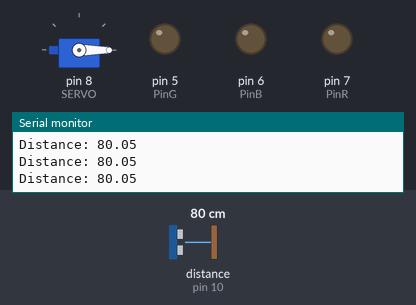
The sketch below on a simulated Arduino Uno, built with avr-gcc and run on an emulated ATmega328P. On the bench: servo, output pins drawn as LEDs (lit = HIGH), the last lines printed to the serial monitor. Wiring (inferred from the names in the program): ultrasonic range finder: trigger pin 11; echo pin 10. The test bench sets the inputs (shaded band); at power-on: distance to the obstacle (sensor on pin 10) 80 cm. The echo pulse lasts 58.3 µs per cm; pins used as bus, display or sensor lines are not drawn.

Above: at 1.2 s.
1.3 s: distance to the obstacle (sensor on pin 10) set to 12 cm
2.8 s: distance to the obstacle (sensor on pin 10) set to 9 cm
At 3.5 s:
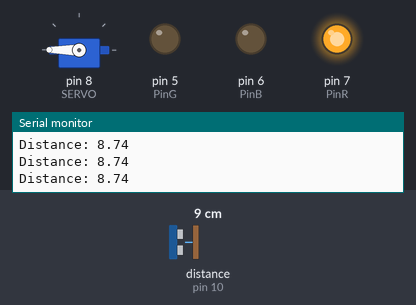
4.3 s: distance to the obstacle (sensor on pin 10) set to 13 cm
5.8 s: distance to the obstacle (sensor on pin 10) set to 16 cm
At 6.9 s:
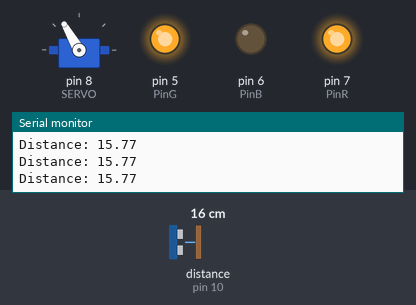
7.3 s: distance to the obstacle (sensor on pin 10) set to 23 cm
8.8 s: distance to the obstacle (sensor on pin 10) set to 27 cm
At 9.3 s:
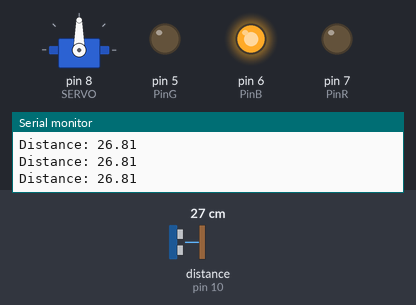
Timing chart, 0 to 11.3 s (numbered marks = the images above; inputs shaded):
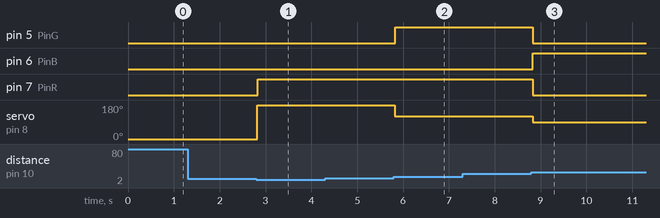

The sketch:

HC-SR04.ino
```cpp
#include <Servo.h>

#define TRIGGER 11 // trigger ultrasonic port
#define ECHO 10 // echo ultrasonic port
#define SERVO 8
#define PinR 7
#define PinB 6
#define PinG 5
#define SIZEOF(val) sizeof(val) / sizeof(val[0])

Servo servo;

typedef float decimal;

const decimal VELOCITY = 0.01723;  // sound velocity in centimeters
const int Pins[] = { PinR, PinG, PinB };

struct Ultrasonic {
    decimal DISTANCE;
    decimal DURATION;
};

void setup()
{
   	pinMode(ECHO, INPUT);
  	pinMode(TRIGGER, OUTPUT);

    for(int i = 0; i < SIZEOF   (Pins); i++)
    {
	   pinMode(Pins[i], OUTPUT);
    }

  	servo.attach(SERVO);
  	servo.write(0); // Init motor position 0
  	Serial.begin(9600);
}

void loop()
{
    Ultrasonic sound;

    digitalWrite(TRIGGER, LOW);
    delayMicroseconds(5);
    digitalWrite(TRIGGER, HIGH);
    delayMicroseconds(10);
    digitalWrite(TRIGGER, LOW);

   	sound.DURATION = pulseIn(ECHO, HIGH);
    sound.DISTANCE = sound.DURATION * VELOCITY;

    Serial.print("Distance: ");
  	Serial.println(sound.DISTANCE);

	if(sound.DISTANCE >= 40 && sound.DISTANCE < 75){
    	setPosition(45);
      	setColor(0, 255, 0);
    } else if(sound.DISTANCE >= 25 && sound.DISTANCE < 50) {
    	setPosition(90);
        setColor(0, 0, 255);
    } else if(sound.DISTANCE >= 15 && sound.DISTANCE < 25) {
      	setPosition(120);
      	setColor(255, 255, 0);
    } else if(sound.DISTANCE >= 5 && sound.DISTANCE < 10){
      	setPosition(180);
        setColor(255, 0, 0);
    }
}

int setColor(int red, int green, int blue)
{
    analogWrite(PinR, red);
    analogWrite(PinG, green);
    analogWrite(PinB, blue);
}

void setPosition(float pos)
{
	for(int i = 0; i < pos; i++)
    {
       servo.write(pos);
    }
}
```

Measured:
- the behaviour switches between 11 and 10 cm on distance to the obstacle (sensor on pin 10) (found by bisection; images 0 and 1)
- the behaviour switches between 14 and 15 cm on distance to the obstacle (sensor on pin 10) (found by bisection; images 1 and 2)
- the behaviour switches between 25 and 26 cm on distance to the obstacle (sensor on pin 10) (found by bisection; images 2 and 3)
- after the input at 2.8 s, pin 7 (PinR): LOW → HIGH at once; servo on pin 8 (SERVO): 0° → 180° at once
- after the input at 5.8 s, pin 5 (PinG): LOW → HIGH at once; servo on pin 8 (SERVO): 180° → 120° at once
- after the input at 8.8 s, pin 5 (PinG), pin 7 (PinR): HIGH → LOW at once; pin 6 (PinB): LOW → HIGH at once; servo on pin 8 (SERVO): 120° → 90° at once
